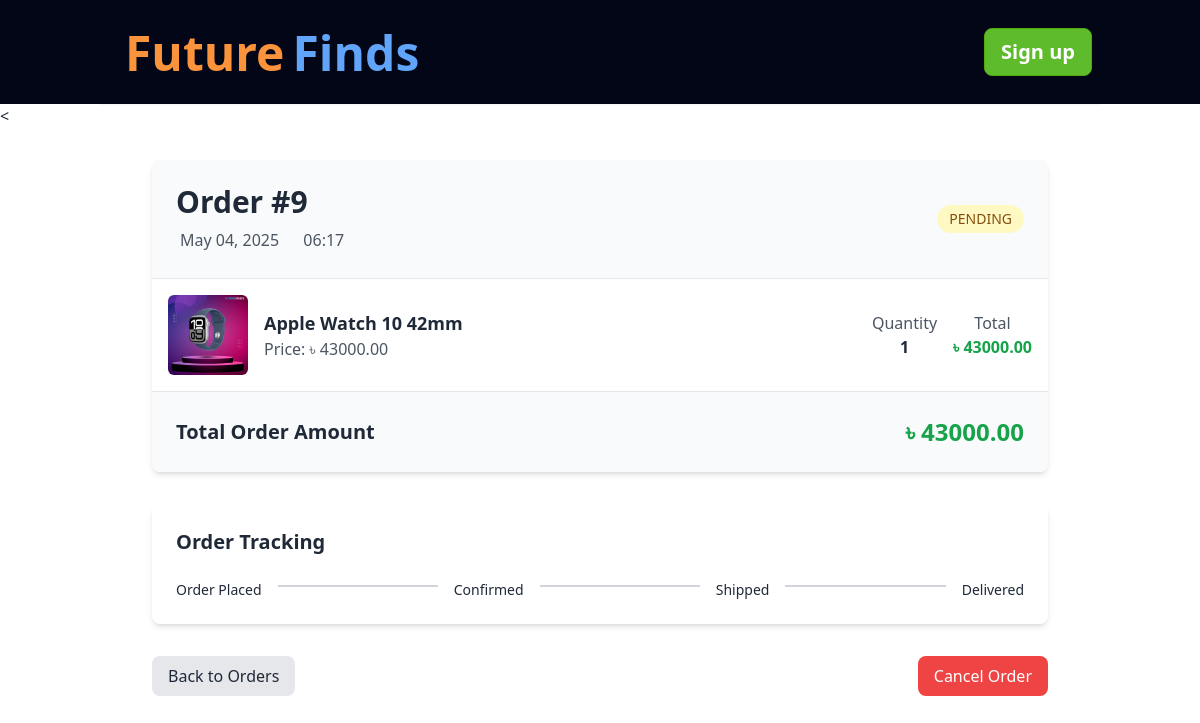
Page /orders/9/ (signed in) on the committed database.
### products/models.py (models this page shows, shortened)
class Order(models.Model):
    user = models.ForeignKey(User, on_delete=models.CASCADE, related_name='orders')
    created_at = models.DateTimeField(auto_now_add=True)
    updated_at = models.DateTimeField(auto_now=True)
    status = models.CharField(
        max_length=20,
        choices=[
            ('Pending', 'Pending'),
            ('Confirmed', 'Confirmed'),
            ('Shipped', 'Shipped'),
            ('Delivered', 'Delivered'),
            ('Cancelled', 'Cancelled'),
        ],
        default='Pending'
    )
    total_price = models.DecimalField(max_digits=10, decimal_places=2, blank=True, null=True)
    address = models.TextField(blank=True, null=True)
    phone = models.CharField(max_length=15, blank=True, null=True)
    payment_method = models.CharField(
        max_length=20,
        choices=[
            ('Bkash', 'Bkash'),
            ('Nagad', 'Nagad'),
            ('Cash on Delivery', 'Cash on Delivery'),
        ],
        default='Cash on Delivery'
    )

class OrderItem(models.Model):
    order = models.ForeignKey(Order, on_delete=models.CASCADE, related_name='items')
    product = models.ForeignKey(Product, on_delete=models.CASCADE)
    quantity = models.PositiveIntegerField(default=1)
    price = models.DecimalField(max_digits=10, decimal_places=2)

class Product(models.Model):
    category = models.ForeignKey(Category, related_name='products', on_delete=models.CASCADE)
    name = models.CharField(max_length=255)
    description = models.TextField()
    price = models.DecimalField(max_digits=10, decimal_places=2)
    stock = models.PositiveIntegerField()
    image = models.ImageField(upload_to='product_images/', blank=True, null=True)
    created_at = models.DateTimeField(auto_now_add=True)
    is_available = models.BooleanField(default=True)

### products/views.py (the view)
# urls.py: path('orders/<int:order_id>/',order_detail, name='order_detail'),
@login_required(login_url='login')
def order_detail(request, order_id):
    order = get_object_or_404(Order, id=order_id, user=request.user)
    return render(request, 'order_details.html', {'order': order})

### templates/order_details.html (shortened to what this page needs)
<!DOCTYPE html>
<html lang="en">
<head>
     <link href="https://cdn.jsdelivr.net/npm/daisyui@4.12.24/dist/full.min.css" rel="stylesheet" type="text/css" />
<script src="https://cdn.tailwindcss.com"></script>
</head>
<body>
<nav  class="bg-slate-950"  >
<div class="navbar shadow-sm w-5/6 mx-auto py-7">
 <div class="navbar-start">
   <a href="{% url 'home' %}"class="btn btn-ghost text-orange-400 text-5xl font-bold">Future<span class=" text-blue-400 font-bold text-5xl">Finds</span></a>
 </div>
 <div class="navbar-end rounded">
{% if user.is_authenticated %}
 <button class="btn bg-[#5EBB2B] text-white border-[#4eaa0c] text-xl">
   <a href="{% url 'logout' %}">Sign up</a>
 </button>
{% else %}
 <button class="btn bg-[#FF9900] text-black border-[#e17d00] text-xl">
   <a href="{% url 'login' %}">Sign in</a>
 </button>
{% endif %}
 </div>
</div>
</nav>
<<div class="container mx-auto px-4 py-8 min-h-screen">
   <div class="max-w-4xl mx-auto">
       <div class="bg-white shadow-md rounded-lg overflow-hidden mb-8">
           <div class="bg-gray-50 p-6 border-b border-gray-200">
               <div class="flex justify-between items-center">
                   <div>
                       <h1 class="text-3xl font-bold text-gray-800">Order #{{ order.id }}</h1>
                       <div class="mt-2 text-gray-600">
                           <span class="mr-4">
                               {{ order.created_at|date:"F d, Y" }}
                           </span>
                           <span>
                               {{ order.created_at|date:"H:i" }}
                           </span>
                       </div>
                   </div>
                   <span class="
                       {% if order.status == 'Pending' %}bg-yellow-100 text-yellow-800
                       {% elif order.status == 'Confirmed' %}bg-blue-100 text-blue-800
                       {% elif order.status == 'Shipped' %}bg-green-100 text-green-800
                       {% elif order.status == 'Delivered' %}bg-green-200 text-green-900
                       {% else %}bg-red-100 text-red-800
                       {% endif %}
                       px-3 py-1 rounded-full text-sm font-medium uppercase">
                       {{ order.status }}
                   </span>
               </div>
           </div>
           <div class="divide-y divide-gray-200">
               {% for item in order.items.all %}
               <div class="flex items-center p-4 hover:bg-gray-50 transition-colors">
                   <div class="w-20 h-20 mr-4 flex-shrink-0">
                       {% if item.product.image %}
                       <img src="{{ item.product.image.url }}" alt="{{ item.product.name }}"
                           class="w-full h-full object-cover rounded-md">
                       {% else %}
                       <div
                           class="w-full h-full bg-gray-200 rounded-md flex items-center justify-center text-gray-500">
                           No Image
                       </div>
                       {% endif %}
                   </div>
                   <div class="flex-grow">
                       <h2 class="text-lg font-semibold text-gray-800">{{ item.product.name }}</h2>
                       <p class="text-gray-600">Price: ৳ {{ item.product.price }}</p>
                   </div>
                   <div class="flex items-center space-x-4">
                       <div class="text-center">
                           <span class="text-gray-600 block">Quantity</span>
                           <span class="font-bold text-gray-800">{{ item.quantity }}</span>
                       </div>
                       <div class="text-center">
                           <span class="text-gray-600 block">Total</span>
                           <span class="font-bold text-green-600">৳ {{ item.price }}</span>
                       </div>
                   </div>
               </div>
               {% endfor %}
           </div>
           <div class="bg-gray-50 p-6 border-t border-gray-200 flex justify-between items-center">
               <span class="text-xl font-bold text-gray-800">Total Order Amount</span>
               <span class="text-2xl font-bold text-green-600">৳ {{ order.total_price }}</span>
           </div>
       </div>
       <div class="mt-6 bg-white shadow-md rounded-lg p-6 mb-8">
           <h3 class="text-xl font-semibold mb-4 text-gray-800">Order Tracking</h3>
           <div class="flex items-center justify-between">
               <div class="flex flex-col items-center">
                   <span class="mt-2 text-sm">Order Placed</span>
               </div>
               <div
                   class="flex-grow border-t-2 mx-4
                   {% if order.status in 'Confirmed,Shipped,Delivered' %}border-green-500{% else %}border-gray-300{% endif %}">
               </div>
               <div class="flex flex-col items-center">
                   <span class="mt-2 text-sm">Confirmed</span>
               </div>
               <div class="flex-grow border-t-2 mx-4
                   {% if order.status in 'Shipped,Delivered' %}border-green-500{% else %}border-gray-300{% endif %}">
               </div>
               <div class="flex flex-col items-center">
                   <span class="mt-2 text-sm">Shipped</span>
               </div>
               <div class="flex-grow border-t-2 mx-4
                   {% if order.status == 'Delivered' %}border-green-500{% else %}border-gray-300{% endif %}"></div>
               <div class="flex flex-col items-center">
                   <span class="mt-2 text-sm">Delivered</span>
               </div>
           </div>
       </div>
       <div class="mt-6 flex justify-between">
           <a href="{% url 'orders' %}"
               class="bg-gray-200 text-gray-800 px-4 py-2 rounded-lg hover:bg-gray-300 transition">
               Back to Orders
           </a>
           {% if order.status == 'Pending' %}
           <a href="{% url 'cancel_order' order.id %}" class="inline-block bg-red-500 text-white px-4 py-2 rounded-lg hover:bg-red-600 transition duration-300 ease-in-out transform hover:scale-105 focus:outline-none focus:ring-2 focus:ring-red-500 focus:ring-opacity-50">Cancel Order</a>
           {% endif %}
       </div>
   </div>
</div>
</body>
</html>

### rows in the picture
Order: id "9", created_at "May 04, 2025", created_at "06:17", status "PENDING", total_price "43000.00"
OrderItem: product.image (picture), product.name "Apple Watch 10 42mm", product.price "43000.00", quantity "1", price "43000.00"
